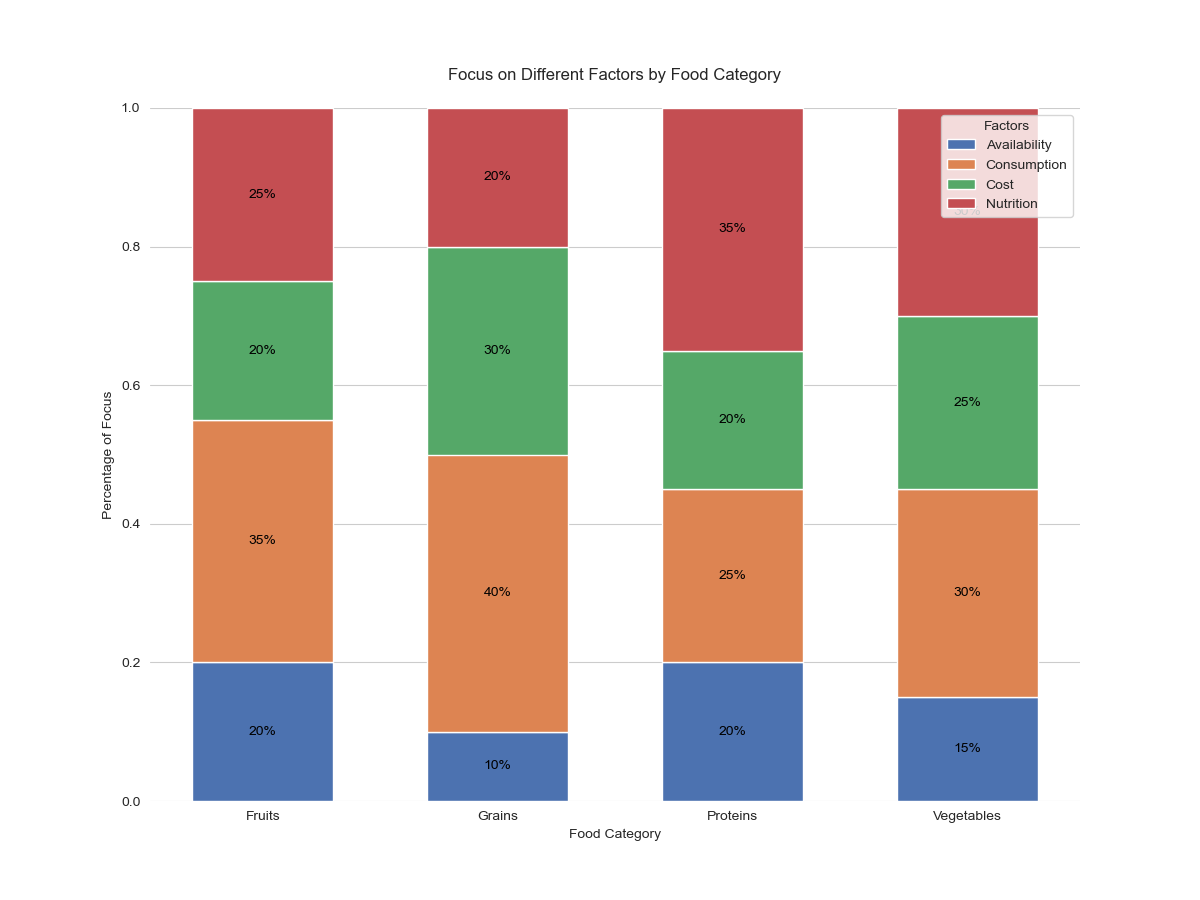

This chart was generated by the following Python code:

import numpy as np
import pandas as pd
import seaborn as sns
import matplotlib.pyplot as plt

# Creating the dataframe
data = {
    "Category": ["Fruits"]*4 + ["Vegetables"]*4 + ["Grains"]*4 + ["Proteins"]*4,
    "Item": ["Consumption", "Nutrition", "Cost", "Availability"]*4,
    "Percentage": [35, 25, 20, 20, 30, 30, 25, 15, 40, 20, 30, 10, 25, 35, 20, 20]
}
df = pd.DataFrame(data)

# Pivot the dataframe to wide format
df_pivot = df.pivot("Category", "Item", "Percentage")

# Normalize the data as fractions
df_pivot_normalized = df_pivot.div(df_pivot.sum(axis=1), axis=0)

# Bar colors
colors = ["#4c72b0", "#dd8452", "#55a868", "#c44e52"]

# Initialize the matplotlib figure
f, ax = plt.subplots(figsize=(12, 9))

# Plot the bars vertically (stacked)
bar_sections = []
prev_values = np.zeros(len(df_pivot_normalized))

for i, col in enumerate(df_pivot_normalized.columns):
    values = df_pivot_normalized[col]
    bar_section = plt.bar(df_pivot_normalized.index, values, bottom=prev_values, 
                          color=colors[i], edgecolor='white', width=0.6)
    bar_sections.append(bar_section)
    prev_values += values

# Add a legend and informative axis label
ax.legend(bar_sections, df_pivot_normalized.columns, loc="upper right", title="Factors")
ax.set(ylim=(0, 1), xlabel="Food Category", ylabel="Percentage of Focus")

# Add percentage values to each section.
for bar in bar_sections:
    for rect in bar:
        height = rect.get_height()
        y_value = rect.get_y() + height / 2
        label = f"{height:.0%}"
        plt.text(rect.get_x() + rect.get_width() / 2, y_value, label, va='center', ha='center', color='black')

# Set the title of the chart
plt.title('Focus on Different Factors by Food Category', pad=20)

sns.despine(left=True, bottom=True)

# Display the chart
plt.show()
